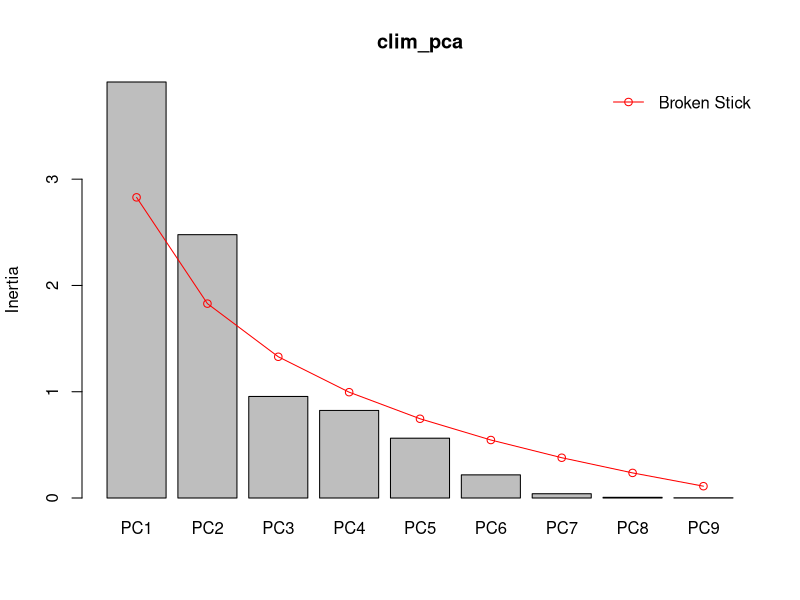
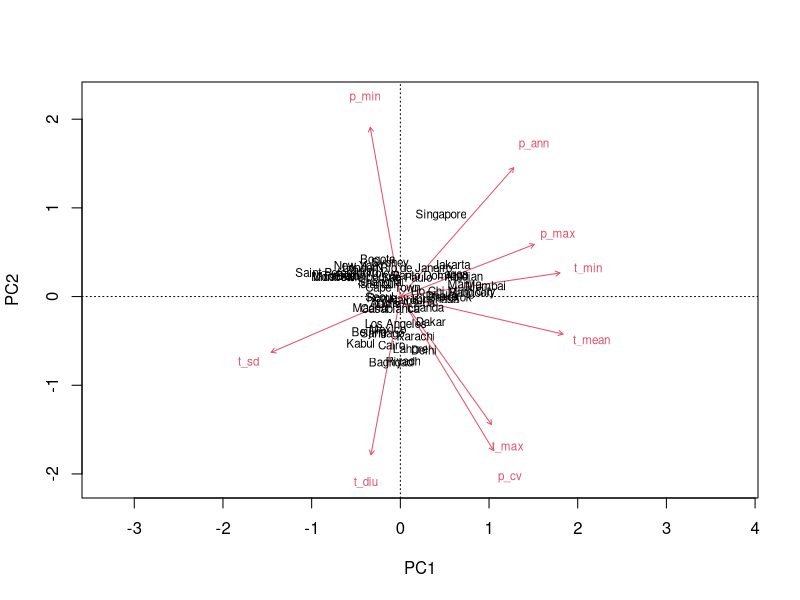
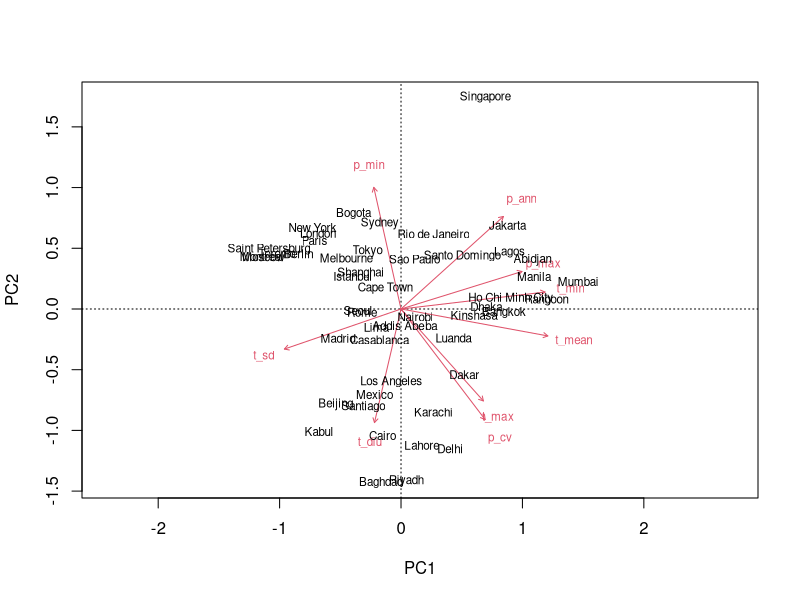
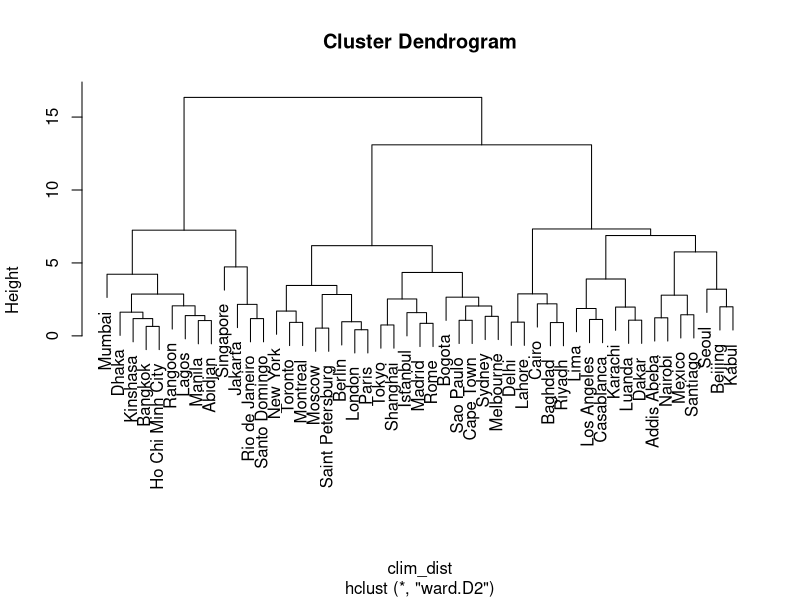
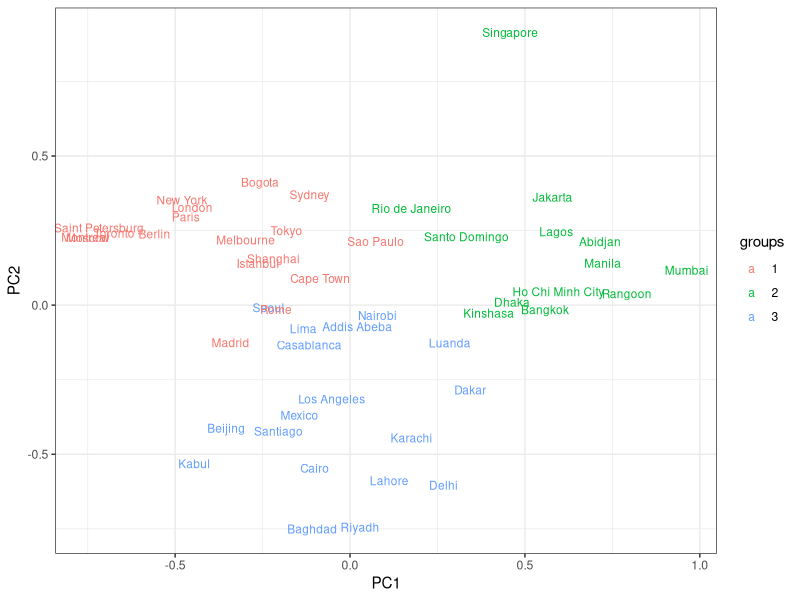

The R source for these figures, in order:
## ---- chunk 1
library(tidyverse)
library(vegan)
## ---- chunk 2
dt_clim <- read_csv("data/cities_climate.csv")
dt_clim
str(dt_clim)
## ---- chunk 3
dt_clim <- dt_clim %>% select(-long, -lat)
## ---- chunk 4
dt_clim <- column_to_rownames(dt_clim, var = "city") 

# as it has row names, it can no longer be a tibble 

# alternatively, if the data were loaded as a dataframe and not a tible
  # dt_clim <- read.csv("data/cities_climate.csv")
  # rownames(dt_clim) <- dt_clim$city
  # dt_clim <- dt_clim[, -1]
## ---- chunk 5
clim_pca <- pca(dt_clim, scale = TRUE)
## ---- chunk 6
summary(clim_pca)

# 71%
## ---- chunk 7
screeplot(clim_pca, bstick = TRUE)

# 2 first axes
## ---- chunk 8
biplot(clim_pca, scaling = 1)
## ---- chunk 9
biplot(clim_pca, scaling = 2)

# interpretation 
  # first axis: from warm (right) to cold (left)
  # 2nd axis: from warm with hight seasonality (bottom ) to cold, less seasonal
## ---- chunk 10
dt_clim_sd <- as.data.frame(scale(dt_clim))
clim_dist <- dist(dt_clim_sd)
## ---- chunk 11
clim_clust <- hclust(clim_dist, method = "ward.D2")
## ---- chunk 12
plot(clim_clust)
## ---- chunk 13
city_3gr <- cutree(clim_clust, k = 3)
## ---- chunk 14
dt_city_gr <- as.data.frame(scores(clim_pca, 
                                   scaling = "sites",
                                   display = "sites",
                                   choices = 1:2))
# check that plots are in the same order
all(rownames(city_3gr) == rownames(city_3gr))

# add groups to the PCs data
dt_city_gr$groups <- as.factor(city_3gr)

# plot
ggplot(dt_city_gr, aes(x = PC1, y = PC2, colour = groups)) + 
         geom_text(aes(label = rownames(dt_city_gr)), size = 3) +
  theme_bw()
